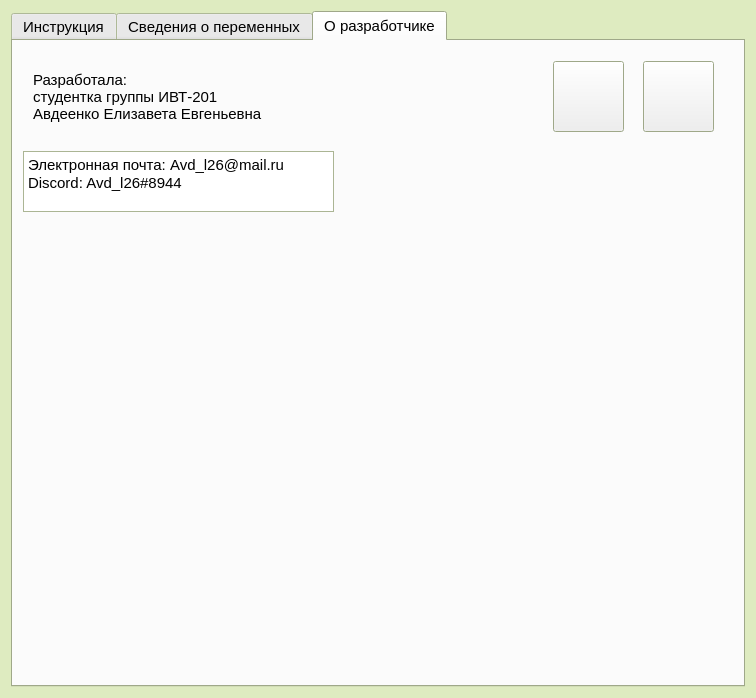
<?xml version="1.0" encoding="UTF-8"?>
<ui version="4.0">
 <class>Help</class>
 <widget class="QWidget" name="Help">
  <property name="geometry">
   <rect>
    <x>0</x>
    <y>0</y>
    <width>756</width>
    <height>698</height>
   </rect>
  </property>
  <property name="palette">
   <palette>
    <active>
     <colorrole role="Base">
      <brush brushstyle="SolidPattern">
       <color alpha="255">
        <red>255</red>
        <green>255</green>
        <blue>255</blue>
       </color>
      </brush>
     </colorrole>
     <colorrole role="Window">
      <brush brushstyle="SolidPattern">
       <color alpha="255">
        <red>222</red>
        <green>235</green>
        <blue>192</blue>
       </color>
      </brush>
     </colorrole>
    </active>
    <inactive>
     <colorrole role="Base">
      <brush brushstyle="SolidPattern">
       <color alpha="255">
        <red>255</red>
        <green>255</green>
        <blue>255</blue>
       </color>
      </brush>
     </colorrole>
     <colorrole role="Window">
      <brush brushstyle="SolidPattern">
       <color alpha="255">
        <red>222</red>
        <green>235</green>
        <blue>192</blue>
       </color>
      </brush>
     </colorrole>
    </inactive>
    <disabled>
     <colorrole role="Base">
      <brush brushstyle="SolidPattern">
       <color alpha="255">
        <red>222</red>
        <green>235</green>
        <blue>192</blue>
       </color>
      </brush>
     </colorrole>
     <colorrole role="Window">
      <brush brushstyle="SolidPattern">
       <color alpha="255">
        <red>222</red>
        <green>235</green>
        <blue>192</blue>
       </color>
      </brush>
     </colorrole>
    </disabled>
   </palette>
  </property>
  <property name="font">
   <font>
    <family>Segoe UI</family>
    <pointsize>11</pointsize>
   </font>
  </property>
  <property name="windowTitle">
   <string>Help</string>
  </property>
  <layout class="QGridLayout" name="gridLayout">
   <item row="0" column="0">
    <widget class="QTabWidget" name="tabWidget">
     <property name="currentIndex">
      <number>2</number>
     </property>
     <widget class="QWidget" name="tab">
      <attribute name="title">
       <string>Инструкция</string>
      </attribute>
      <layout class="QGridLayout" name="gridLayout_2">
       <item row="0" column="0">
        <widget class="QTextEdit" name="textEdit">
         <property name="html">
          <string>&lt;!DOCTYPE HTML PUBLIC &quot;-//W3C//DTD HTML 4.0//EN&quot; &quot;http://www.w3.org/TR/REC-html40/strict.dtd&quot;&gt;
&lt;html&gt;&lt;head&gt;&lt;meta name=&quot;qrichtext&quot; content=&quot;1&quot; /&gt;&lt;style type=&quot;text/css&quot;&gt;
p, li { white-space: pre-wrap; }
&lt;/style&gt;&lt;/head&gt;&lt;body style=&quot; font-family:'Segoe UI'; font-size:11pt; font-weight:400; font-style:normal;&quot;&gt;
&lt;p align=&quot;center&quot; style=&quot; margin-top:0px; margin-bottom:0px; margin-left:0px; margin-right:0px; -qt-block-indent:0; text-indent:0px;&quot;&gt;&lt;span style=&quot; font-weight:600;&quot;&gt;Инструкция по эксплуатации программы&lt;/span&gt;&lt;/p&gt;
&lt;p style=&quot;-qt-paragraph-type:empty; margin-top:0px; margin-bottom:0px; margin-left:0px; margin-right:0px; -qt-block-indent:0; text-indent:0px;&quot;&gt;&lt;br /&gt;&lt;/p&gt;
&lt;p align=&quot;justify&quot; style=&quot; margin-top:0px; margin-bottom:0px; margin-left:0px; margin-right:0px; -qt-block-indent:0; text-indent:0px;&quot;&gt;&lt;span style=&quot; font-weight:600;&quot;&gt;1.&lt;/span&gt; Перед началом ввода числовых данных выберите класс бетона (от В15 до В60) и арматуры (от А240 до А500).&lt;/p&gt;
&lt;p align=&quot;justify&quot; style=&quot; margin-top:0px; margin-bottom:0px; margin-left:0px; margin-right:0px; -qt-block-indent:0; text-indent:0px;&quot;&gt;&lt;span style=&quot; font-weight:600;&quot;&gt;2.&lt;/span&gt; Нажмите на кнопку &amp;quot;Открыть таблицу&amp;quot;. Из открывшейся таблицы найдите нужное значение, закройте ее и введите значение в поле для переменной &lt;span style=&quot; text-decoration: underline;&quot;&gt;A&lt;/span&gt;&lt;span style=&quot; text-decoration: underline; vertical-align:sub;&quot;&gt;s,tot&lt;/span&gt;. Введите все остальные значения переменных в соответствующие поля (с учетом, что вводить можно только целые и дробные (десятичные) числа). При вводе десятичных чисел используйте точку, а не запятую или др. Ввод буквенных значений недопустим.&lt;/p&gt;
&lt;p align=&quot;justify&quot; style=&quot; margin-top:0px; margin-bottom:0px; margin-left:0px; margin-right:0px; -qt-block-indent:0; text-indent:0px;&quot;&gt;&lt;span style=&quot; font-weight:600;&quot;&gt;3.&lt;/span&gt; Убедившись, что вы заполнили все необходимые поля для вычисления, нажмите на кнопку &lt;span style=&quot; text-decoration: underline;&quot;&gt;&amp;quot;Ввести данные&amp;quot;&lt;/span&gt;.&lt;/p&gt;
&lt;p align=&quot;justify&quot; style=&quot; margin-top:0px; margin-bottom:0px; margin-left:0px; margin-right:0px; -qt-block-indent:0; text-indent:0px;&quot;&gt;&lt;span style=&quot; font-weight:600;&quot;&gt;4. &lt;/span&gt;Если вы пропустили какое(ие)-либо поле(я), некорректно ввели значения, вышли за рамки ограничения значений переменных (&lt;span style=&quot; text-decoration: underline;&quot;&gt;см. сведения о переменных&lt;/span&gt;), откроется диалоговое окно с уведомлением об ошибке. Вам будет точно показано, с какими именно переменными возникли проблемы. В противном случае (ввод данных произведен верно) уведомления об ошибке не будет и вы можете сразу перейти к &lt;span style=&quot; text-decoration: underline;&quot;&gt;пункту 7&lt;/span&gt;.&lt;/p&gt;
&lt;p align=&quot;justify&quot; style=&quot; margin-top:0px; margin-bottom:0px; margin-left:0px; margin-right:0px; -qt-block-indent:0; text-indent:0px;&quot;&gt;&lt;span style=&quot; font-weight:600;&quot;&gt;5.&lt;/span&gt; Внимательно ознакомьтесь с уведомлением об ошибке и исправьте все неполадки с вводом. Для помощи с ошибками, нажмите на кнопку &lt;span style=&quot; text-decoration: underline;&quot;&gt;&amp;quot;HELP&amp;quot;&lt;/span&gt; и перейдите ко вкладке &lt;span style=&quot; text-decoration: underline;&quot;&gt;&amp;quot;Сведения о переменных&amp;quot;&lt;/span&gt;. Чтобы не забыть, с какими переменными возникли проблемы, для удобства не закрывайте уведомление. Вы можете исправить поля для ввода и после этого закрыть уведомление.&lt;/p&gt;
&lt;p align=&quot;justify&quot; style=&quot; margin-top:0px; margin-bottom:0px; margin-left:0px; margin-right:0px; -qt-block-indent:0; text-indent:0px;&quot;&gt;&lt;span style=&quot; font-weight:600;&quot;&gt;6.&lt;/span&gt; После исправления ввода данных снова нажмите на кнопку &lt;span style=&quot; text-decoration: underline;&quot;&gt;&amp;quot;Ввести данные&amp;quot;&lt;/span&gt;.&lt;/p&gt;
&lt;p align=&quot;justify&quot; style=&quot; margin-top:0px; margin-bottom:0px; margin-left:0px; margin-right:0px; -qt-block-indent:0; text-indent:0px;&quot;&gt;&lt;span style=&quot; font-weight:600;&quot;&gt;7.&lt;/span&gt; Если снова появилось уведомление об ошибке, вернитесь к &lt;span style=&quot; text-decoration: underline;&quot;&gt;пункту 4&lt;/span&gt;. В противном случае данные введены корректно и вы можете нажать на кнопку &lt;span style=&quot; text-decoration: underline;&quot;&gt;&amp;quot;Рассчитать&amp;quot;&lt;/span&gt;.&lt;/p&gt;
&lt;p align=&quot;justify&quot; style=&quot; margin-top:0px; margin-bottom:0px; margin-left:0px; margin-right:0px; -qt-block-indent:0; text-indent:0px;&quot;&gt;&lt;span style=&quot; font-weight:600;&quot;&gt;8. &lt;/span&gt;Откроется окно с выводом подробных вычислений. В начале отображены исходные данные, далее непосредственно вычисления. Вы можете ознакомиться с промежуточными вычислениями либо сразу перейти к &lt;span style=&quot; text-decoration: underline;&quot;&gt;9 пункту.&lt;/span&gt;&lt;/p&gt;
&lt;p align=&quot;justify&quot; style=&quot; margin-top:0px; margin-bottom:0px; margin-left:0px; margin-right:0px; -qt-block-indent:0; text-indent:0px;&quot;&gt;&lt;span style=&quot; font-weight:600;&quot;&gt;9.&lt;/span&gt; Нажмите на кнопку &lt;span style=&quot; text-decoration: underline;&quot;&gt;&amp;quot;Открыть график&amp;quot;&lt;/span&gt;.&lt;/p&gt;
&lt;p align=&quot;justify&quot; style=&quot; margin-top:0px; margin-bottom:0px; margin-left:0px; margin-right:0px; -qt-block-indent:0; text-indent:0px;&quot;&gt;&lt;span style=&quot; font-weight:600;&quot;&gt;10.&lt;/span&gt; В открывшемся окне с графиком и вычисленными значениями &lt;span style=&quot; font-family:'JetBrains Mono,monospace'; color:#000000;&quot;&gt;α&lt;/span&gt;&lt;span style=&quot; font-family:'JetBrains Mono,monospace'; color:#000000; vertical-align:sub;&quot;&gt;n&lt;/span&gt;&lt;span style=&quot; color:#000000;&quot;&gt;, &lt;/span&gt;&lt;span style=&quot; font-family:'JetBrains Mono,monospace'; color:#000000;&quot;&gt;α&lt;/span&gt;&lt;span style=&quot; font-family:'JetBrains Mono,monospace'; color:#000000; vertical-align:sub;&quot;&gt;s&lt;/span&gt;&lt;span style=&quot; font-family:'JetBrains Mono,monospace'; color:#000000;&quot;&gt; и δ = a/D&lt;/span&gt;&lt;span style=&quot; font-family:'JetBrains Mono,monospace'; color:#000000; vertical-align:sub;&quot;&gt;cir&lt;/span&gt;&lt;span style=&quot; font-family:'JetBrains Mono,monospace'; color:#6a8759;&quot;&gt; &lt;/span&gt;вам нужно найти значение переменной &lt;span style=&quot; font-family:'JetBrains Mono,monospace'; text-decoration: underline; color:#000000;&quot;&gt;α&lt;/span&gt;&lt;span style=&quot; font-family:'JetBrains Mono,monospace'; text-decoration: underline; color:#000000; vertical-align:sub;&quot;&gt;m&lt;/span&gt;&lt;span style=&quot; font-family:'JetBrains Mono,monospace'; color:#000000;&quot;&gt;,&lt;/span&gt;&lt;span style=&quot; font-family:'JetBrains Mono,monospace'; font-size:10pt; color:#000000;&quot;&gt; ввести его в соответствующее поле для ввода и нажать &lt;/span&gt;&lt;span style=&quot; font-family:'JetBrains Mono,monospace'; font-size:10pt; text-decoration: underline; color:#000000;&quot;&gt;&amp;quot;Ок&amp;quot;&lt;/span&gt;&lt;span style=&quot; font-family:'JetBrains Mono,monospace'; font-size:10pt; color:#000000;&quot;&gt;.&lt;/span&gt;&lt;/p&gt;
&lt;p align=&quot;justify&quot; style=&quot; margin-top:0px; margin-bottom:0px; margin-left:0px; margin-right:0px; -qt-block-indent:0; text-indent:0px;&quot;&gt;&lt;span style=&quot; font-weight:600;&quot;&gt;11.&lt;/span&gt; Окно с графиком закроется, программа продолжит вычисление и откроется новое окно с выводом итогов вычислений о прочности верхнего опорного сечения.&lt;/p&gt;
&lt;p align=&quot;justify&quot; style=&quot; margin-top:0px; margin-bottom:0px; margin-left:0px; margin-right:0px; -qt-block-indent:0; text-indent:0px;&quot;&gt;&lt;span style=&quot; font-weight:600;&quot;&gt;12.&lt;/span&gt; Если вы хотите сохранить данный результат и данные, нажмите на кнопку &lt;span style=&quot; text-decoration: underline;&quot;&gt;&amp;quot;Закрыть и сохранить результат&amp;quot;&lt;/span&gt;. Исходные данные и результат будут сохранены в текстовый файл. Чтобы посмотреть их, смотрите &lt;span style=&quot; text-decoration: underline;&quot;&gt;пункт 13&lt;/span&gt;. В противном случае просто закройте окно, нажав на &lt;span style=&quot; text-decoration: underline;&quot;&gt;крестик&lt;/span&gt;.&lt;/p&gt;
&lt;p align=&quot;justify&quot; style=&quot; margin-top:0px; margin-bottom:0px; margin-left:0px; margin-right:0px; -qt-block-indent:0; text-indent:0px;&quot;&gt;&lt;span style=&quot; font-weight:600;&quot;&gt;13.&lt;/span&gt;  Вы можете посмотреть это (если сохраняли) и предыдущие вычисления, если таковы есть, нажав на кнопку &lt;span style=&quot; text-decoration: underline;&quot;&gt;&amp;quot;История вычислений&amp;quot;&lt;/span&gt;.&lt;/p&gt;
&lt;p align=&quot;justify&quot; style=&quot; margin-top:0px; margin-bottom:0px; margin-left:0px; margin-right:0px; -qt-block-indent:0; text-indent:0px;&quot;&gt;&lt;span style=&quot; font-weight:600;&quot;&gt;14.&lt;/span&gt; Если вы хотите очистить историю вычислений, нажмите на кнопку &lt;span style=&quot; text-decoration: underline;&quot;&gt;&amp;quot;Очистить историю&amp;quot;&lt;/span&gt;. Вы также можете вручную очистить текст вычислений, переменные либо отдельные детали вычислений, открыв историю вычислений по кнопке &lt;span style=&quot; text-decoration: underline;&quot;&gt;&amp;quot;История вычислений&amp;quot;&lt;/span&gt; и отредактировав текст.&lt;br /&gt;&lt;span style=&quot; font-weight:600;&quot;&gt;15.&lt;/span&gt; Если вы хотите начать новый расчёт, нажмите на кнопку &lt;span style=&quot; text-decoration: underline;&quot;&gt;&amp;quot;Очистить данные&amp;quot;&lt;/span&gt; и повторите действия инструкции от &lt;span style=&quot; text-decoration: underline;&quot;&gt;пункта 1&lt;/span&gt;.&lt;/p&gt;
&lt;p align=&quot;justify&quot; style=&quot; margin-top:0px; margin-bottom:0px; margin-left:0px; margin-right:0px; -qt-block-indent:0; text-indent:0px;&quot;&gt;&lt;span style=&quot; font-weight:600;&quot;&gt;16.&lt;/span&gt; Нажмите на кнопку &lt;span style=&quot; text-decoration: underline;&quot;&gt;&amp;quot;Сведения о переменных&amp;quot;&lt;/span&gt; в окне &lt;span style=&quot; text-decoration: underline;&quot;&gt;&amp;quot;Help&amp;quot;&lt;/span&gt;, чтобы узнать их детальное описание для предотвращения ошибок.&lt;/p&gt;&lt;/body&gt;&lt;/html&gt;</string>
         </property>
        </widget>
       </item>
      </layout>
     </widget>
     <widget class="QWidget" name="tab_2">
      <attribute name="title">
       <string>Сведения о переменных</string>
      </attribute>
      <layout class="QGridLayout" name="gridLayout_3">
       <item row="0" column="0">
        <widget class="QTextEdit" name="textEdit_2">
         <property name="html">
          <string>&lt;!DOCTYPE HTML PUBLIC &quot;-//W3C//DTD HTML 4.0//EN&quot; &quot;http://www.w3.org/TR/REC-html40/strict.dtd&quot;&gt;
&lt;html&gt;&lt;head&gt;&lt;meta name=&quot;qrichtext&quot; content=&quot;1&quot; /&gt;&lt;style type=&quot;text/css&quot;&gt;
p, li { white-space: pre-wrap; }
&lt;/style&gt;&lt;/head&gt;&lt;body style=&quot; font-family:'Segoe UI'; font-size:11pt; font-weight:400; font-style:normal;&quot;&gt;
&lt;p align=&quot;justify&quot; style=&quot; margin-top:0px; margin-bottom:0px; margin-left:0px; margin-right:0px; -qt-block-indent:0; text-indent:0px;&quot;&gt;&lt;span style=&quot; font-size:12pt; font-weight:600;&quot;&gt;Класс бетона &lt;/span&gt;&lt;span style=&quot; font-size:10pt;&quot;&gt;по прочности&lt;/span&gt;&lt;/p&gt;
&lt;p align=&quot;justify&quot; style=&quot; margin-top:0px; margin-bottom:0px; margin-left:0px; margin-right:0px; -qt-block-indent:0; text-indent:0px;&quot;&gt;&lt;span style=&quot; font-size:12pt;&quot;&gt;	&lt;/span&gt;В данной программе используются классы бетона:&lt;/p&gt;
&lt;p align=&quot;justify&quot; style=&quot; margin-top:0px; margin-bottom:0px; margin-left:0px; margin-right:0px; -qt-block-indent:0; text-indent:0px;&quot;&gt;	B15, B20, B25, B30, B35, B40, B45, B50, B55, B60.&lt;/p&gt;
&lt;p align=&quot;justify&quot; style=&quot;-qt-paragraph-type:empty; margin-top:0px; margin-bottom:0px; margin-left:0px; margin-right:0px; -qt-block-indent:0; text-indent:0px;&quot;&gt;&lt;br /&gt;&lt;/p&gt;
&lt;p align=&quot;justify&quot; style=&quot; margin-top:0px; margin-bottom:0px; margin-left:0px; margin-right:0px; -qt-block-indent:0; text-indent:0px;&quot;&gt;&lt;span style=&quot; font-family:'YS Text,Arial,Helvetica,sans-serif'; font-size:12pt; font-weight:600; color:#333333;&quot;&gt;Класс арматуры&lt;/span&gt;&lt;/p&gt;
&lt;p align=&quot;justify&quot; style=&quot; margin-top:0px; margin-bottom:0px; margin-left:0px; margin-right:0px; -qt-block-indent:0; text-indent:0px;&quot;&gt;&lt;span style=&quot; font-family:'YS Text,Arial,Helvetica,sans-serif'; font-size:16px; color:#333333;&quot;&gt;	&lt;/span&gt;В данной программе используются классы арматуры:&lt;/p&gt;
&lt;p align=&quot;justify&quot; style=&quot; margin-top:0px; margin-bottom:0px; margin-left:0px; margin-right:0px; -qt-block-indent:0; text-indent:0px;&quot;&gt;&lt;span style=&quot; font-family:'YS Text,Arial,Helvetica,sans-serif'; font-size:16px; color:#333333;&quot;&gt;	A240, A400, A500.&lt;/span&gt;&lt;/p&gt;
&lt;p align=&quot;justify&quot; style=&quot;-qt-paragraph-type:empty; margin-top:0px; margin-bottom:0px; margin-left:0px; margin-right:0px; -qt-block-indent:0; text-indent:0px; font-family:'YS Text,Arial,Helvetica,sans-serif'; font-size:16px; color:#333333;&quot;&gt;&lt;br /&gt;&lt;/p&gt;
&lt;p align=&quot;justify&quot; style=&quot; margin-top:0px; margin-bottom:0px; margin-left:0px; margin-right:0px; -qt-block-indent:0; text-indent:0px;&quot;&gt;&lt;span style=&quot; font-family:'YS Text,Arial,Helvetica,sans-serif'; font-size:12pt; font-weight:600; color:#333333;&quot;&gt;D&lt;/span&gt;&lt;span style=&quot; font-family:'YS Text,Arial,Helvetica,sans-serif'; font-size:12pt; font-weight:600; color:#333333; vertical-align:sub;&quot;&gt;cir&lt;/span&gt;&lt;span style=&quot; font-family:'YS Text,Arial,Helvetica,sans-serif'; font-size:12pt; font-style:italic; color:#333333;&quot;&gt; &lt;/span&gt;&lt;span style=&quot; font-family:'Arial,Helvetica,sans-serif'; font-size:15px; color:#424242; background-color:#ffffff;&quot;&gt;—&lt;/span&gt;&lt;span style=&quot; font-family:'YS Text,Arial,Helvetica,sans-serif'; font-size:10pt; color:#333333;&quot;&gt; диаметр круглого сечения арматуры в мм.&lt;/span&gt;&lt;/p&gt;
&lt;p align=&quot;justify&quot; style=&quot; margin-top:0px; margin-bottom:0px; margin-left:0px; margin-right:0px; -qt-block-indent:0; text-indent:0px;&quot;&gt;&lt;span style=&quot; font-family:'YS Text,Arial,Helvetica,sans-serif'; font-size:10pt; color:#333333;&quot;&gt;	&lt;/span&gt;&lt;span style=&quot; font-family:'YS Text,Arial,Helvetica,sans-serif'; font-size:10pt; text-decoration: underline; color:#333333;&quot;&gt;Ограничения:&lt;/span&gt;&lt;span style=&quot; font-family:'YS Text,Arial,Helvetica,sans-serif'; font-size:10pt; color:#333333;&quot;&gt; от 100 до 8000 мм.&lt;/span&gt;&lt;/p&gt;
&lt;p align=&quot;justify&quot; style=&quot;-qt-paragraph-type:empty; margin-top:0px; margin-bottom:0px; margin-left:0px; margin-right:0px; -qt-block-indent:0; text-indent:0px;&quot;&gt;&lt;br /&gt;&lt;/p&gt;
&lt;p align=&quot;justify&quot; style=&quot; margin-top:0px; margin-bottom:0px; margin-left:0px; margin-right:0px; -qt-block-indent:0; text-indent:0px;&quot;&gt;&lt;span style=&quot; font-size:12pt; font-weight:600;&quot;&gt;A&lt;/span&gt;&lt;span style=&quot; font-size:12pt; font-weight:600; vertical-align:sub;&quot;&gt;s,tot&lt;/span&gt;&lt;span style=&quot; vertical-align:sub;&quot;&gt; &lt;/span&gt;&lt;span style=&quot; font-family:'Arial,Helvetica,sans-serif'; font-size:15px; color:#424242; background-color:#ffffff;&quot;&gt;—&lt;/span&gt;&lt;span style=&quot; font-size:10pt;&quot;&gt; площадь сечения всей продольной арматуры в мм².&lt;/span&gt;&lt;/p&gt;
&lt;p align=&quot;justify&quot; style=&quot;-qt-paragraph-type:empty; margin-top:0px; margin-bottom:0px; margin-left:0px; margin-right:0px; -qt-block-indent:0; text-indent:0px; font-size:10pt;&quot;&gt;&lt;br /&gt;&lt;/p&gt;
&lt;p align=&quot;justify&quot; style=&quot; margin-top:0px; margin-bottom:0px; margin-left:0px; margin-right:0px; -qt-block-indent:0; text-indent:0px;&quot;&gt;&lt;span style=&quot; font-size:10pt; font-weight:600;&quot;&gt;a&lt;/span&gt;&lt;span style=&quot; font-size:10pt;&quot;&gt; &lt;/span&gt;&lt;span style=&quot; font-family:'Arial,Helvetica,sans-serif'; font-size:15px; color:#424242; background-color:#ffffff;&quot;&gt;—&lt;/span&gt;&lt;span style=&quot; font-size:10pt;&quot;&gt; длина в мм.&lt;/span&gt;&lt;/p&gt;
&lt;p align=&quot;justify&quot; style=&quot; margin-top:0px; margin-bottom:0px; margin-left:0px; margin-right:0px; -qt-block-indent:0; text-indent:0px;&quot;&gt;&lt;span style=&quot; font-size:10pt;&quot;&gt;	&lt;/span&gt;&lt;span style=&quot; font-size:10pt; text-decoration: underline;&quot;&gt;Ограничения:&lt;/span&gt;&lt;span style=&quot; font-size:10pt;&quot;&gt; не больше половины диаметра D&lt;/span&gt;&lt;span style=&quot; font-size:10pt; vertical-align:sub;&quot;&gt;cir&lt;/span&gt;&lt;span style=&quot; font-size:10pt;&quot;&gt;.&lt;/span&gt;&lt;/p&gt;
&lt;p align=&quot;justify&quot; style=&quot;-qt-paragraph-type:empty; margin-top:0px; margin-bottom:0px; margin-left:0px; margin-right:0px; -qt-block-indent:0; text-indent:0px; font-size:10pt;&quot;&gt;&lt;br /&gt;&lt;/p&gt;
&lt;p align=&quot;justify&quot; style=&quot; margin-top:0px; margin-bottom:0px; margin-left:0px; margin-right:0px; -qt-block-indent:0; text-indent:0px;&quot;&gt;&lt;span style=&quot; font-size:10pt; font-weight:600;&quot;&gt;l&lt;/span&gt;&lt;span style=&quot; font-size:10pt;&quot;&gt; &lt;/span&gt;&lt;span style=&quot; font-family:'Arial,Helvetica,sans-serif'; font-size:15px; color:#424242; background-color:#ffffff;&quot;&gt;—&lt;/span&gt;&lt;span style=&quot; font-size:10pt;&quot;&gt; длина колонны нижнего этажа рамного каркаса в мм.&lt;/span&gt;&lt;/p&gt;
&lt;p align=&quot;justify&quot; style=&quot;-qt-paragraph-type:empty; margin-top:0px; margin-bottom:0px; margin-left:0px; margin-right:0px; -qt-block-indent:0; text-indent:0px; font-size:10pt;&quot;&gt;&lt;br /&gt;&lt;/p&gt;
&lt;p align=&quot;justify&quot; style=&quot; margin-top:0px; margin-bottom:0px; margin-left:0px; margin-right:0px; -qt-block-indent:0; text-indent:0px;&quot;&gt;&lt;span style=&quot; font-size:10pt;&quot;&gt;Продольные силы и моменты в верхнем опорном сечении:&lt;/span&gt;&lt;/p&gt;
&lt;p align=&quot;justify&quot; style=&quot; margin-top:0px; margin-bottom:0px; margin-left:0px; margin-right:0px; -qt-block-indent:0; text-indent:0px;&quot;&gt;&lt;span style=&quot; font-size:10pt;&quot;&gt;	От вертикальных нагрузок:&lt;/span&gt;&lt;/p&gt;
&lt;p align=&quot;justify&quot; style=&quot; margin-top:0px; margin-bottom:0px; margin-left:0px; margin-right:0px; -qt-block-indent:0; text-indent:0px;&quot;&gt;&lt;span style=&quot; font-size:10pt;&quot;&gt;		&lt;/span&gt;&lt;span style=&quot; font-size:12pt; font-weight:600;&quot;&gt;N&lt;/span&gt;&lt;span style=&quot; font-size:12pt; font-weight:600; vertical-align:sub;&quot;&gt;v &lt;/span&gt;&lt;span style=&quot; font-size:10pt; vertical-align:sub;&quot;&gt; &lt;/span&gt;&lt;span style=&quot; font-family:'Arial,Helvetica,sans-serif'; font-size:15px; color:#424242; background-color:#ffffff;&quot;&gt;— &lt;/span&gt;&lt;span style=&quot; font-size:10pt;&quot;&gt;продольная сила от вертикальных нагрузок в кН&lt;/span&gt;&lt;/p&gt;
&lt;p align=&quot;justify&quot; style=&quot; margin-top:0px; margin-bottom:0px; margin-left:0px; margin-right:0px; -qt-block-indent:0; text-indent:0px;&quot;&gt;&lt;span style=&quot; font-size:10pt; vertical-align:sub;&quot;&gt;		&lt;/span&gt;&lt;span style=&quot; font-size:12pt; font-weight:600;&quot;&gt;M&lt;/span&gt;&lt;span style=&quot; font-size:12pt; font-weight:600; vertical-align:sub;&quot;&gt;v&lt;/span&gt;&lt;span style=&quot; font-size:10pt;&quot;&gt; &lt;/span&gt;&lt;span style=&quot; font-family:'Arial,Helvetica,sans-serif'; font-size:10pt; color:#424242; background-color:#ffffff;&quot;&gt;—&lt;/span&gt;&lt;span style=&quot; font-size:10pt;&quot;&gt; &lt;/span&gt;&lt;span style=&quot; font-family:'Arial,Helvetica,sans-serif'; font-size:10pt; color:#000000; background-color:#ffffff;&quot;&gt;момент от вертикальных нагрузок, не вызывающих заметных горизонтальных смещений концов в кН·м&lt;/span&gt;&lt;/p&gt;
&lt;p align=&quot;justify&quot; style=&quot; margin-top:0px; margin-bottom:0px; margin-left:0px; margin-right:0px; -qt-block-indent:0; text-indent:0px;&quot;&gt;&lt;span style=&quot; font-family:'Arial,Helvetica,sans-serif'; font-size:15px; color:#424242; background-color:#ffffff;&quot;&gt;	&lt;/span&gt;&lt;span style=&quot; font-size:10pt;&quot;&gt;От ветровых нагрузок:&lt;/span&gt;&lt;/p&gt;
&lt;p align=&quot;justify&quot; style=&quot; margin-top:0px; margin-bottom:0px; margin-left:0px; margin-right:0px; -qt-block-indent:0; text-indent:0px;&quot;&gt;&lt;span style=&quot; font-size:12pt; font-weight:600;&quot;&gt;		N&lt;/span&gt;&lt;span style=&quot; font-size:12pt; font-weight:600; vertical-align:sub;&quot;&gt;v&lt;/span&gt;&lt;span style=&quot; font-size:12pt; font-weight:600;&quot;&gt; &lt;/span&gt;&lt;span style=&quot; font-size:10pt;&quot;&gt;— продольная сила от ветровых нагрузок в кН&lt;/span&gt;&lt;/p&gt;
&lt;p align=&quot;justify&quot; style=&quot; margin-top:0px; margin-bottom:0px; margin-left:0px; margin-right:0px; -qt-block-indent:0; text-indent:0px;&quot;&gt;&lt;span style=&quot; font-family:'Arial,Helvetica,sans-serif'; font-size:15px; color:#424242; background-color:#ffffff;&quot;&gt;		&lt;/span&gt;&lt;span style=&quot; font-family:'Arial,Helvetica,sans-serif'; font-size:12pt; font-weight:600; color:#000000; background-color:#ffffff;&quot;&gt;M&lt;/span&gt;&lt;span style=&quot; font-family:'Arial,Helvetica,sans-serif'; font-size:12pt; font-weight:600; color:#000000; background-color:#ffffff; vertical-align:sub;&quot;&gt;h&lt;/span&gt;&lt;span style=&quot; font-family:'Arial,Helvetica,sans-serif'; font-size:15px; color:#000000; background-color:#ffffff;&quot;&gt; &lt;/span&gt;&lt;span style=&quot; font-family:'Arial,Helvetica,sans-serif'; font-size:10pt; color:#000000; background-color:#ffffff;&quot;&gt;— момент от нагрузок, вызывающих горизонтальное смещение концов (ветровых и т.п.) в кН·м&lt;/span&gt;&lt;/p&gt;&lt;/body&gt;&lt;/html&gt;</string>
         </property>
        </widget>
       </item>
      </layout>
     </widget>
     <widget class="QWidget" name="tab_3">
      <attribute name="title">
       <string>О разработчике</string>
      </attribute>
      <widget class="QLabel" name="label">
       <property name="geometry">
        <rect>
         <x>20</x>
         <y>20</y>
         <width>281</width>
         <height>71</height>
        </rect>
       </property>
       <property name="text">
        <string>Разработала: 
студентка группы ИВТ-201 
Авдеенко Елизавета Евгеньевна</string>
       </property>
      </widget>
      <widget class="QPushButton" name="vk_btn">
       <property name="geometry">
        <rect>
         <x>540</x>
         <y>20</y>
         <width>71</width>
         <height>71</height>
        </rect>
       </property>
       <property name="text">
        <string/>
       </property>
       <property name="icon">
        <iconset>
         <normaloff>vk.png</normaloff>vk.png</iconset>
       </property>
       <property name="iconSize">
        <size>
         <width>115</width>
         <height>115</height>
        </size>
       </property>
      </widget>
      <widget class="QPushButton" name="git_btn">
       <property name="geometry">
        <rect>
         <x>630</x>
         <y>20</y>
         <width>71</width>
         <height>71</height>
        </rect>
       </property>
       <property name="text">
        <string/>
       </property>
       <property name="icon">
        <iconset>
         <normaloff>GitHub.png</normaloff>GitHub.png</iconset>
       </property>
       <property name="iconSize">
        <size>
         <width>59</width>
         <height>59</height>
        </size>
       </property>
      </widget>
      <widget class="QTextEdit" name="textEdit_3">
       <property name="geometry">
        <rect>
         <x>10</x>
         <y>110</y>
         <width>311</width>
         <height>61</height>
        </rect>
       </property>
       <property name="html">
        <string>&lt;!DOCTYPE HTML PUBLIC &quot;-//W3C//DTD HTML 4.0//EN&quot; &quot;http://www.w3.org/TR/REC-html40/strict.dtd&quot;&gt;
&lt;html&gt;&lt;head&gt;&lt;meta name=&quot;qrichtext&quot; content=&quot;1&quot; /&gt;&lt;style type=&quot;text/css&quot;&gt;
p, li { white-space: pre-wrap; }
&lt;/style&gt;&lt;/head&gt;&lt;body style=&quot; font-family:'Segoe UI'; font-size:11pt; font-weight:400; font-style:normal;&quot;&gt;
&lt;p style=&quot; margin-top:0px; margin-bottom:0px; margin-left:0px; margin-right:0px; -qt-block-indent:0; text-indent:0px;&quot;&gt;Электронная почта: Avd_l26@mail.ru&lt;/p&gt;
&lt;p style=&quot; margin-top:0px; margin-bottom:0px; margin-left:0px; margin-right:0px; -qt-block-indent:0; text-indent:0px;&quot;&gt;Discord: Avd_l26#8944&lt;/p&gt;&lt;/body&gt;&lt;/html&gt;</string>
       </property>
      </widget>
     </widget>
    </widget>
   </item>
  </layout>
 </widget>
 <resources/>
 <connections/>
</ui>
